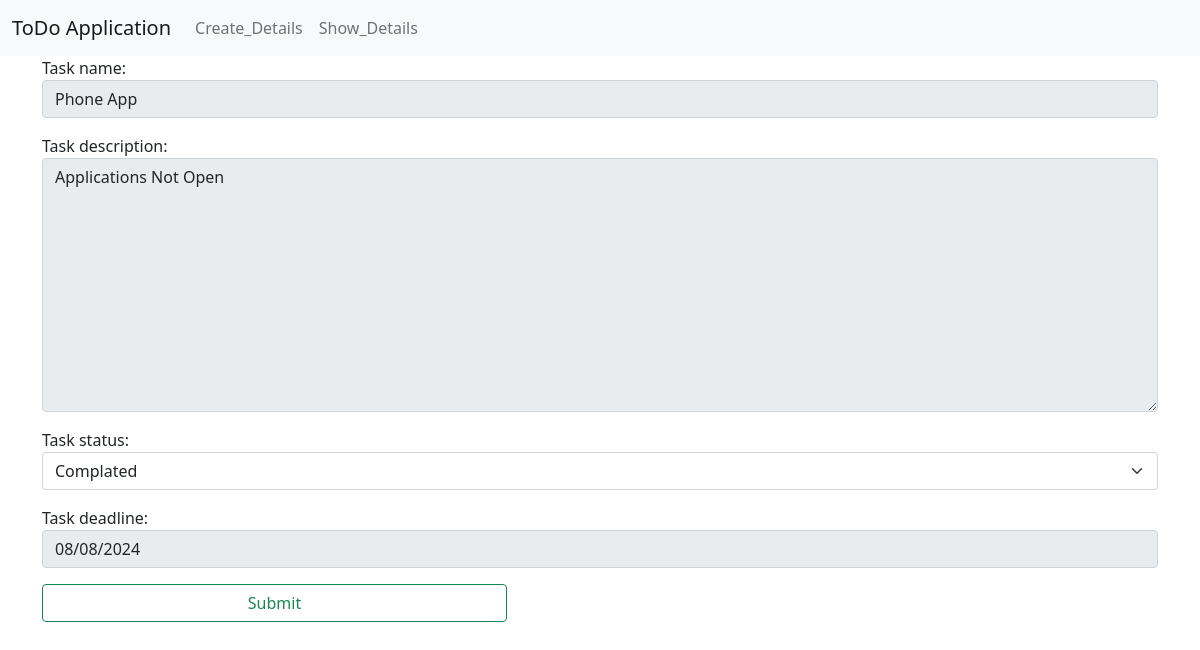
Screenshot of /v1/update/2/ with the database file from the repository.
### todo_app/models.py (models this page shows)
class Todo_Task(models.Model):
    Status = [('In Progress', 'In Progress'), ('Complated', 'Complated'), ('Pending', 'Pending')]
    task_name = models.CharField(max_length=50)
    task_description = models.TextField()
    task_status = models.CharField(max_length=15, choices=Status, default='Pending')
    task_deadline = models.DateField()
    task_created_date = models.DateField(auto_now_add=True)
    task_completed = models.DateField(blank=True, null=True)

### todo_app/views.py (the view, shortened to what this page needs)
# urls.py: path('update/<int:pk>/', update_details, name='update_url'),
def update_details(request, pk):
    template_name = 'todo_app/update.html'
    obj = Todo_Task.objects.get(pk=pk)
    form = TaskUpdateForm(instance=obj)
    context = {'form': form}
    return render(request, template_name, context)

### todo_app/forms.py
class TaskUpdateForm(forms.ModelForm):
    class Meta:
        model = Todo_Task
        exclude = ('task_completed',)
        widgets = {
            "task_name": forms.TextInput(attrs={
                'class': 'form-control',
                'readonly': True,
            }),
            "task_description": forms.Textarea(attrs={
                'class': 'form-control',
                'readonly': True,
            }),
            "task_status": forms.Select(attrs={
                'class': 'form-select',
            }),
            "task_deadline": forms.DateInput(attrs={
                'class': 'form-control',
                'readonly': True,
                'type': 'date'
            })
        }

### templates/todo_app/update.html (shortened to what this page needs)
{% extends "base.html" %}
{% block content%}
        <form method = 'post'>
            {{form.as_p}}
        <button type="submit" class = "btn btn-outline-success col-5">Submit</button>
        </form>
{% endblock %}

### rows the page displays
Todo_Task: task_name "Phone App", task_description "Applications Not Open", task_status "Complated", task_deadline "08/08/2024"
